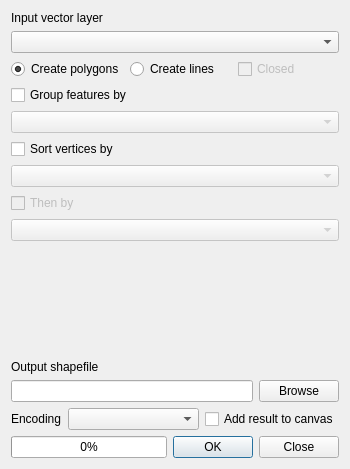
<?xml version="1.0" encoding="UTF-8"?>
<ui version="4.0">
 <class>Dialog</class>
 <widget class="QDialog" name="Dialog">
  <property name="geometry">
   <rect>
    <x>0</x>
    <y>0</y>
    <width>350</width>
    <height>469</height>
   </rect>
  </property>
  <property name="windowTitle">
   <string>Points2One</string>
  </property>
  <property name="locale">
   <locale language="English" country="UnitedStates"/>
  </property>
  <layout class="QVBoxLayout" name="verticalLayout">
   <item>
    <widget class="QLabel" name="label">
     <property name="sizePolicy">
      <sizepolicy hsizetype="Preferred" vsizetype="Preferred">
       <horstretch>0</horstretch>
       <verstretch>0</verstretch>
      </sizepolicy>
     </property>
     <property name="text">
      <string>Input vector layer</string>
     </property>
    </widget>
   </item>
   <item>
    <widget class="QgsMapLayerComboBox" name="wInputLayer">
    </widget>
   </item>
   <item>
    <layout class="QHBoxLayout" name="horizontalLayout_4">
     <item>
      <widget class="QRadioButton" name="wCreatePolygons">
       <property name="text">
        <string>Create polygons</string>
       </property>
       <property name="checked">
        <bool>true</bool>
       </property>
      </widget>
     </item>
     <item>
      <widget class="QRadioButton" name="wCreateLines">
       <property name="text">
        <string>Create lines</string>
       </property>
      </widget>
     </item>
     <item>
      <widget class="QCheckBox" name="wCloseLines">
       <property name="enabled">
        <bool>false</bool>
       </property>
       <property name="text">
        <string>Closed</string>
       </property>
       <property name="checkable">
        <bool>true</bool>
       </property>
      </widget>
     </item>
    </layout>
   </item>
   <item>
    <widget class="QCheckBox" name="wGroup">
     <property name="text">
      <string>Group features by</string>
     </property>
    </widget>
   </item>
   <item>
    <widget class="QgsFieldComboBox" name="wGroupField">
     <property name="enabled">
      <bool>false</bool>
     </property>
    </widget>
   </item>
   <item>
    <widget class="QCheckBox" name="wSort1">
     <property name="text">
      <string>Sort vertices by</string>
     </property>
    </widget>
   </item>
   <item>
    <widget class="QgsFieldComboBox" name="wSortField1">
     <property name="enabled">
      <bool>false</bool>
     </property>
    </widget>
   </item>
   <item>
    <widget class="QCheckBox" name="wSort2">
     <property name="enabled">
      <bool>false</bool>
     </property>
     <property name="text">
      <string>Then by</string>
     </property>
    </widget>
   </item>
   <item>
    <widget class="QgsFieldComboBox" name="wSortField2">
     <property name="enabled">
      <bool>false</bool>
     </property>
    </widget>
   </item>
   <item>
    <spacer name="verticalSpacer">
     <property name="orientation">
      <enum>Qt::Vertical</enum>
     </property>
     <property name="sizeHint" stdset="0">
      <size>
       <width>20</width>
       <height>40</height>
      </size>
     </property>
    </spacer>
   </item>
   <item>
    <widget class="QLabel" name="label_2">
     <property name="text">
      <string>Output shapefile</string>
     </property>
    </widget>
   </item>
   <item>
    <layout class="QHBoxLayout" name="horizontalLayout">
     <item>
      <widget class="QLineEdit" name="wOutputFileName">
       <property name="readOnly">
        <bool>true</bool>
       </property>
      </widget>
     </item>
     <item>
      <widget class="QPushButton" name="wBrowse">
       <property name="text">
        <string>Browse</string>
       </property>
      </widget>
     </item>
    </layout>
   </item>
   <item>
    <layout class="QHBoxLayout" name="horizontalLayout_2">
     <item>
      <widget class="QLabel" name="label_3">
       <property name="sizePolicy">
        <sizepolicy hsizetype="Maximum" vsizetype="Preferred">
         <horstretch>0</horstretch>
         <verstretch>0</verstretch>
        </sizepolicy>
       </property>
       <property name="text">
        <string>Encoding</string>
       </property>
      </widget>
     </item>
     <item>
      <widget class="QComboBox" name="wEncoding">
       <property name="sizePolicy">
        <sizepolicy hsizetype="MinimumExpanding" vsizetype="Fixed">
         <horstretch>0</horstretch>
         <verstretch>0</verstretch>
        </sizepolicy>
       </property>
      </widget>
     </item>
     <item>
      <widget class="QCheckBox" name="wAddResult">
       <property name="text">
        <string>Add result to canvas</string>
       </property>
      </widget>
     </item>
    </layout>
   </item>
   <item>
    <layout class="QHBoxLayout" name="horizontalLayout_3">
     <item>
      <widget class="QProgressBar" name="wProgressBar">
       <property name="sizePolicy">
        <sizepolicy hsizetype="Expanding" vsizetype="Fixed">
         <horstretch>0</horstretch>
         <verstretch>0</verstretch>
        </sizepolicy>
       </property>
       <property name="value">
        <number>0</number>
       </property>
      </widget>
     </item>
     <item>
      <widget class="QDialogButtonBox" name="buttonBox">
       <property name="sizePolicy">
        <sizepolicy hsizetype="Minimum" vsizetype="Fixed">
         <horstretch>0</horstretch>
         <verstretch>0</verstretch>
        </sizepolicy>
       </property>
       <property name="standardButtons">
        <set>QDialogButtonBox::Close|QDialogButtonBox::Ok</set>
       </property>
      </widget>
     </item>
    </layout>
   </item>
  </layout>
 </widget>
 <customwidgets>
  <customwidget>
   <class>QgsFieldComboBox</class>
   <extends>QComboBox</extends>
   <header>qgsfieldcombobox.h</header>
  </customwidget>
  <customwidget>
   <class>QgsMapLayerComboBox</class>
   <extends>QComboBox</extends>
   <header>qgis.gui</header>
  </customwidget>
 </customwidgets>
 <tabstops>
  <tabstop>wInputLayer</tabstop>
  <tabstop>wCreatePolygons</tabstop>
  <tabstop>wCreateLines</tabstop>
  <tabstop>wCloseLines</tabstop>
  <tabstop>wGroup</tabstop>
  <tabstop>wGroupField</tabstop>
  <tabstop>wSort1</tabstop>
  <tabstop>wSortField1</tabstop>
  <tabstop>wSort2</tabstop>
  <tabstop>wSortField2</tabstop>
  <tabstop>wOutputFileName</tabstop>
  <tabstop>wBrowse</tabstop>
  <tabstop>wEncoding</tabstop>
  <tabstop>wAddResult</tabstop>
  <tabstop>buttonBox</tabstop>
 </tabstops>
 <resources/>
 <connections>
  <connection>
   <sender>wCreateLines</sender>
   <signal>toggled(bool)</signal>
   <receiver>wCloseLines</receiver>
   <slot>setEnabled(bool)</slot>
   <hints>
    <hint type="sourcelabel">
     <x>205</x>
     <y>86</y>
    </hint>
    <hint type="destinationlabel">
     <x>302</x>
     <y>86</y>
    </hint>
   </hints>
  </connection>
  <connection>
   <sender>wSort1</sender>
   <signal>toggled(bool)</signal>
   <receiver>wSort2</receiver>
   <slot>setEnabled(bool)</slot>
   <hints>
    <hint type="sourcelabel">
     <x>174</x>
     <y>188</y>
    </hint>
    <hint type="destinationlabel">
     <x>174</x>
     <y>257</y>
    </hint>
   </hints>
  </connection>
  <connection>
   <sender>wSort2</sender>
   <signal>toggled(bool)</signal>
   <receiver>wSortField2</receiver>
   <slot>setEnabled(bool)</slot>
   <hints>
    <hint type="sourcelabel">
     <x>174</x>
     <y>257</y>
    </hint>
    <hint type="destinationlabel">
     <x>174</x>
     <y>292</y>
    </hint>
   </hints>
  </connection>
  <connection>
   <sender>buttonBox</sender>
   <signal>accepted()</signal>
   <receiver>Dialog</receiver>
   <slot>accept()</slot>
   <hints>
    <hint type="sourcelabel">
     <x>251</x>
     <y>443</y>
    </hint>
    <hint type="destinationlabel">
     <x>174</x>
     <y>234</y>
    </hint>
   </hints>
  </connection>
  <connection>
   <sender>buttonBox</sender>
   <signal>rejected()</signal>
   <receiver>Dialog</receiver>
   <slot>reject()</slot>
   <hints>
    <hint type="sourcelabel">
     <x>251</x>
     <y>443</y>
    </hint>
    <hint type="destinationlabel">
     <x>174</x>
     <y>234</y>
    </hint>
   </hints>
  </connection>
  <connection>
   <sender>wGroup</sender>
   <signal>toggled(bool)</signal>
   <receiver>wGroupField</receiver>
   <slot>setEnabled(bool)</slot>
   <hints>
    <hint type="sourcelabel">
     <x>174</x>
     <y>119</y>
    </hint>
    <hint type="destinationlabel">
     <x>174</x>
     <y>154</y>
    </hint>
   </hints>
  </connection>
  <connection>
   <sender>wInputLayer</sender>
   <signal>layerChanged(QgsMapLayer*)</signal>
   <receiver>wGroupField</receiver>
   <slot>setLayer(QgsMapLayer*)</slot>
   <hints>
    <hint type="sourcelabel">
     <x>174</x>
     <y>51</y>
    </hint>
    <hint type="destinationlabel">
     <x>174</x>
     <y>154</y>
    </hint>
   </hints>
  </connection>
  <connection>
   <sender>wInputLayer</sender>
   <signal>layerChanged(QgsMapLayer*)</signal>
   <receiver>wSortField1</receiver>
   <slot>setLayer(QgsMapLayer*)</slot>
   <hints>
    <hint type="sourcelabel">
     <x>174</x>
     <y>51</y>
    </hint>
    <hint type="destinationlabel">
     <x>174</x>
     <y>223</y>
    </hint>
   </hints>
  </connection>
  <connection>
   <sender>wInputLayer</sender>
   <signal>layerChanged(QgsMapLayer*)</signal>
   <receiver>wSortField2</receiver>
   <slot>setLayer(QgsMapLayer*)</slot>
   <hints>
    <hint type="sourcelabel">
     <x>174</x>
     <y>51</y>
    </hint>
    <hint type="destinationlabel">
     <x>174</x>
     <y>292</y>
    </hint>
   </hints>
  </connection>
  <connection>
   <sender>wSort1</sender>
   <signal>toggled(bool)</signal>
   <receiver>wSortField1</receiver>
   <slot>setEnabled(bool)</slot>
   <hints>
    <hint type="sourcelabel">
     <x>174</x>
     <y>188</y>
    </hint>
    <hint type="destinationlabel">
     <x>174</x>
     <y>223</y>
    </hint>
   </hints>
  </connection>
 </connections>
</ui>
